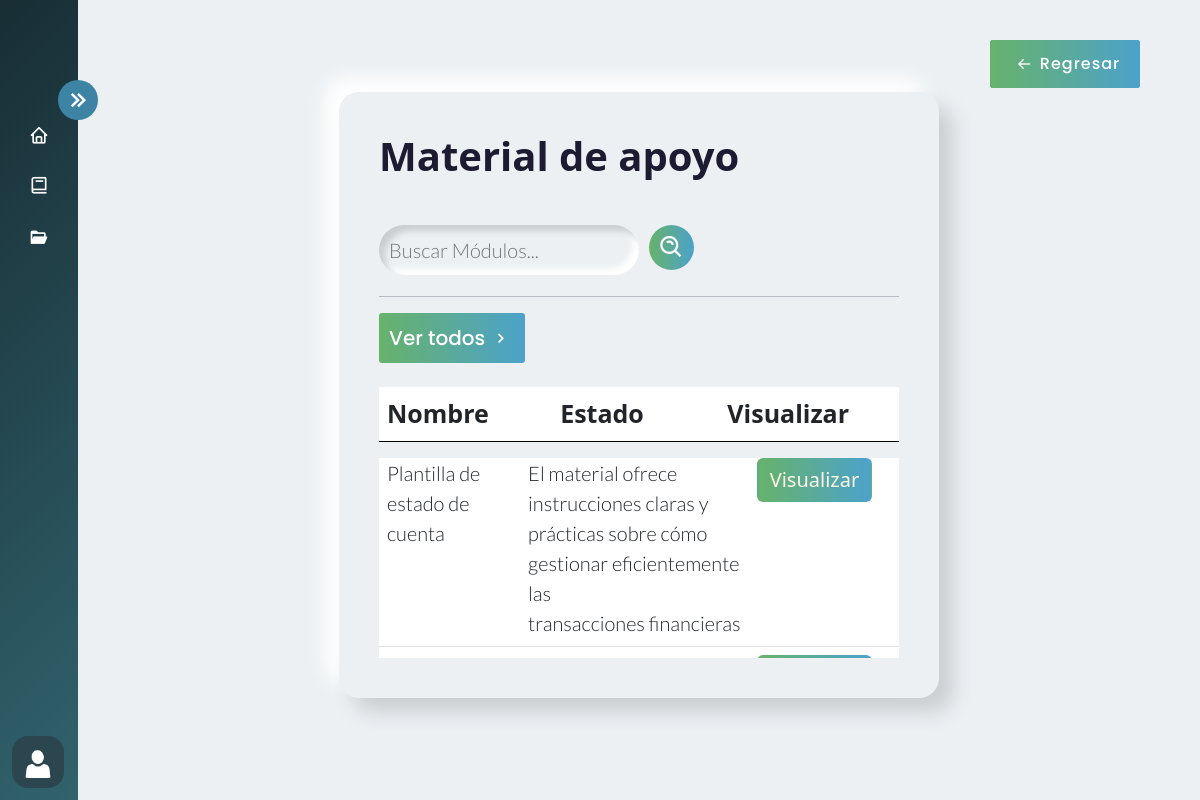
Page /usuario/Filtrar_Material_Usuario/ (signed in) on the committed database.
### AppCursos/models.py (models this page shows, shortened)
class MaterialApoyo(models.Model):
     NombreMaterialApoyo = models.CharField(max_length=255)
     DescripcionMaterialApoyo = models.TextField()
     Archivo = models.URLField()  # Para almacenar la URL del archivo en Google Drive
     id_curso= models.ForeignKey(Cursos, on_delete=models.CASCADE,null=True) #Se crea la relacion a cursos

### AppUsuarios/views.py (the view)
# urls.py: path('Filtrar_Material_Usuario/',login_required(views. Filtrar_Material_Usuario),name=' Filtrar_Material_Usuario'),
def Filtrar_Material_Usuario(request):
    filtro_m = MaterialApoyo.objects.filter(NombreMaterialApoyo__contains=request.GET.get('search',''))
    context = {'filtro_m':filtro_m}
    return render(request, 'Templates_Usuarios/Cursos/Listar_Material_Usuarios.html', {'materiales': filtro_m})

### AppCursos/context_processors.py (called while the page is built)
def group_name(request):
    group_name = None
    if request.user.is_authenticated:
        group = Group.objects.filter(user=request.user).first()
        if group:
            group_name = group.name
    return {'group_name': group_name}

### Templates/Templates_Usuarios/Cursos/Listar_Material_Usuarios.html (shortened to what this page needs)
{% extends 'Layout/Base.html' %}
{% load static %}
{% block content %}
<link rel="stylesheet" href="{% static 'Css/Curso.css' %}">
<div class="home_content">
    <div class="text">
        <div id="contenedor" class="container-fluid">
            <h1>
                Material de apoyo</h1>
            <br>
            <form class="search" action="{% url 'filtrar_material' %}" method="GET">
                <input type="text" class="search-bar" name="search" placeholder="Buscar Módulos...">
                <button class="search-icon"> <i class='bx bx-search-alt' style="font-size:27px; "></i></button> <br>
            </form>
            <hr>
                <button class="ver_todos">
                    <span>Ver todos</span>
                    <i class='bx bx-chevron-right'></i>
                </button>
            <table class="table table-hover mt-4 ">
                <thead>
                    <tr id="cabecera">
                        <th style="width: 200px;" scope="col">Nombre</th>
                        <th style="width: 200px;" scope="col" id="estado">Estado</th>
                        <th style="width: 200px;" scope="col" id="visualizar">Visualizar</th>
                    </tr>
                </thead>
            </table>
            <div class="table-responsive ">
                <table class="table table-hover mt-4 table-2">
                    <tbody class=" overflow-hidden">
                        {% for material in materiales %}
                        <tr>
                            <td id="nombre" style="width: 200px;">{{ material.NombreMaterialApoyo }}</td>
                            <td id="nombre" style="width: 200px;">{{ material.DescripcionMaterialApoyo  }}</td>
                            <td id="visualizar" style="width: 200px;">
                                <a href="{{ material.Archivo }}" target="_blank">
                                    <button type="button" class="btn visualizar">Visualizar</button>
                                </a>
                            </td>
                        </tr>
                        {% endfor %}
                    </tbody>
                </table>
            </div>
        </div>
    </div>
</div>
<a href="{% url 'Material_Usuarios' %}" id="back2">
    <button class="back">
        <button class="back">
            <i class='bx bx-arrow-back'></i>
            <span>Regresar</span>
        </button>
    </button>
</a>
{% endblock %}

### static/Css/Estilo.css (style rules this page uses)
body { overflow-x: hidden; }
* { margin: 0; padding: 0; box-sizing: border-box; }

### static/Css/Curso.css (style rules this page uses)
body { margin: 0; padding: 0; box-sizing: border-box; background-color: #ecf0f3; overflow-y: hidden; overflow-x: hidden; }
.home_content { position: absolute; height: 100%; width: calc(100% - 78px); left: 78px; transition: all 0.5s ease; }
.home_content .text { font-size: 25px; font-weight: 500; color: #1d1b31; margin: 12px; }
.text { display: flex; align-items: center; justify-content: center; height: 87vh; }
#contenedor { background: #ecf0f3; box-shadow: 14px 14px 20px #cbced1, -14px -14px 20px white; transition: all 0.3s ease; width: 50vw; max-width: 60vw; border-radius: 20px; padding: 40px; position: relative; top: 5%; overflow: hidden; }
.table-responsive { overflow-y: auto; max-height: 25vh; }
.search-bar { caret-color: #0fbf12; font-family: 'Lato', sans-serif; font-weight: 300; background: #ecf0f3; box-shadow: inset 6px 6px 6px #cbced1, inset -6px -6px 6px white; border: none; border-radius: 40px; outline: none; transition: all 0.3s ease; font-size: 20px; color: #000000; margin-bottom: 5px; transition: all 0.3s ease; width: 50%; padding: 10px 10px 10px 10px; }
.search-icon { border: none; background: linear-gradient(to right, #67b26b, #4ca2cb); color: #fff; border-radius: 50%; width: 45px; height: 45px; font-size: 20px; text-align: center; display: flex; align-items: center; justify-content: center; }
a { text-decoration: none; }
.ver_todos { width: auto; font-size: 20px; margin: 10px 0px 0px 0px; display: flex; height:auto; padding: 10px; align-items: center; font-family: 'Poppins', sans-serif; font-weight: 500; justify-content: center; border-radius: 3px; transition: all 0.4s linear; cursor: pointer; border: none; background: linear-gradient(to right, #67b26b, #4ca2cb); color: #fff; text-decoration: none; }
.ver_todos>i { width: 30px; font-size: 20px; transition: all 0.4s ease-in; }
.back { align-items: center; position: fixed; top: 5%; right: 5%; display: flex; height: 3em; width: 150px; padding: 10px; font-size: 16px; align-items: center; justify-content: center; border-radius: 3px; letter-spacing: 1px; transition: all 0.4s linear; cursor: pointer; border: none; background: linear-gradient(to right, #67b26b, #4ca2cb); color: #fff; transition: all 0.4s ease-in; font-family: 'Poppins', sans-serif ; font-weight: 500; }
.back > i { transition: all 0.4s ease-in; width: 30px; }
.visualizar { background: linear-gradient(to right, #67b26b, #4ca2cb); color: #fff6e5; font-weight: 500; font-size: 20px; transition: all 0.4s linear; }
form { display: flex; justify-content: start; }
form>* { margin-right: 10px; }
.table-2 { position: relative; top:-32px; }
#cabecera { border-bottom: 1px solid black; margin-bottom: -1px; }
#nombre { font-family: 'Lato', sans-serif; font-weight: 300; font-size: 20px; }
h1 { font-weight: 700; animation: h1 0.4s linear both }
#contenedor { animation: contenedor 0.5s; }

### rows in the picture
MaterialApoyo: NombreMaterialApoyo "Plantilla de estado de cuenta", DescripcionMaterialApoyo "El material ofrece instrucciones claras y prácticas sobre cómo gestionar eficientemente las transacciones financieras"
